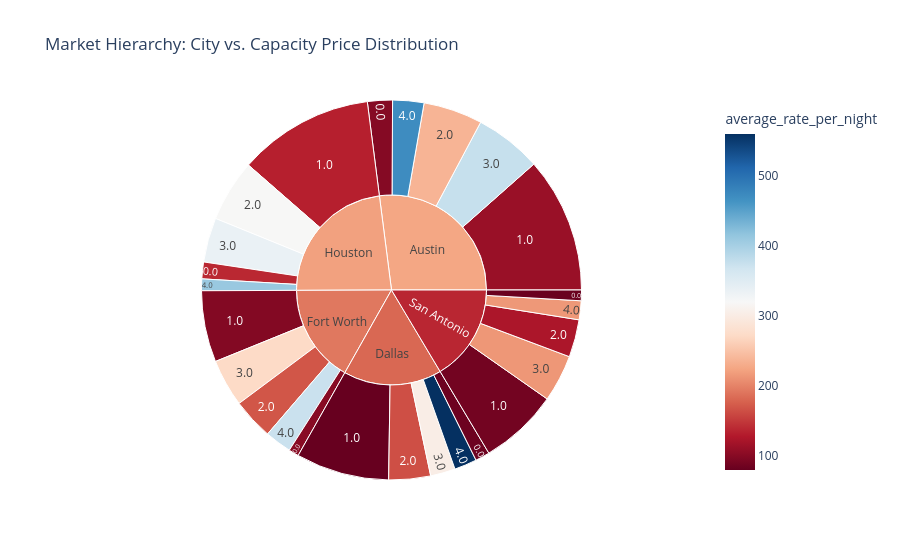

The cell this chart's notebook holds for it:
### Markdown cell above
Here is a shorter, punchier, and highly visual Markdown summary designed specifically to look great in a Jupyter Notebook cell:

***

### 📊 Market Maturity: Supply vs. Price Insights

The chart divides the market into distinct quadrants based on the **State Average Price** and **Median Supply**, revealing a strong contrast between major cities and vacation towns.

**🏖️ Premium & Vacation Markets** *(Top-Left)*
*   **Profile:** `< Median Supply` | `> State Avg Price`
*   **Key Cities:** Horseshoe Bay, Port Aransas, South Padre Island
*   **Insight:** High demand combined with extreme **scarcity** drives the highest average prices in the state ($250–$300+).

**🏙️ Major Metropolitan Areas** *(Bottom-Right)*
*   **Profile:** `> Median Supply` | `< State Avg Price`
*   **Key Cities:** Austin, Houston, Dallas, San Antonio
*   **Insight:** Highly mature markets. Massive inventory (1,000+ listings) creates fierce competition, which pushes the *average* price down below the state baseline.

**🎓 Mid-Tier & College Towns** *(Center-Top)*
*   **Profile:** `Moderate Supply` | `> State Avg Price`
*   **Key Cities:** College Station, Corpus Christi, Galveston
*   **Insight:** Strong localized demand sustains above-average pricing despite having a healthier, growing supply of inventory.

**🏡 Suburbs & Secondary Markets** *(Bottom-Left)*
*   **Profile:** `< Median Supply` | `< State Avg Price`
*   **Key Cities:** Plano, Katy, Denton, Arlington
*   **Insight:** Lower overall inventory without the premium "destination" demand, resulting in prices below the state average.

> 💡 **THE BOTTOM LINE:** 
> There is a clear inverse relationship at the extremes. **High-volume markets** (major cities) dilute average prices through heavy competition, while **low-volume niche markets** (coastal/resort towns) leverage scarcity to command premium pricing.

***

### Code cell
# Select top 5 cities and top 4 bedroom counts for a clean visual
top_cities = df_story['city'].value_counts().head(5).index
df_sun = df_story[(df_story['city'].isin(top_cities)) & (df_story['bedrooms_count'] <= 4)]

fig = px.sunburst(
    df_sun, 
    path=['city', 'bedrooms_count'], 
    values='average_rate_per_night',
    color='average_rate_per_night', 
    color_continuous_scale='RdBu',
    title="Market Hierarchy: City vs. Capacity Price Distribution"
)
fig.show()

### Figure 1 — Plotly figure (JSON) as saved in the notebook; plotly's stock layout.template omitted (floating-point values rounded to 4 significant figures)
{"data": [{"branchvalues": "total", "customdata": [[214.8], [133.1], [169.5], [98.11], [82.11], [87.77], [237.3], [112.4], [80.42], [124.2], [319.1], [138.8], [84.56], [214.1], [272.2], [336.4], [375.7], [470.5], [302.2], [165.1], [101.4], [99.73], [373.2], [410.3], [558.9], [137.8], [221.5], [192.5], [225.4], [181.5]], "domain": {"x": [0, 1], "y": [0, 1]}, "hovertemplate": "labels=%{label}<br>average_rate_per_night_sum=%{value}<br>parent=%{parent}<br>id=%{id}<br>average_rate_per_night=%{color}<extra></extra>", "ids": ["San Antonio/4.0", "Houston/1.0", "Fort Worth/2.0", "Fort Worth/1.0", "San Antonio/0.0", "San Antonio/1.0", "Austin/2.0", "Austin/1.0", "Dallas/1.0", "San Antonio/2.0", "Houston/2.0", "Houston/0.0", "Dallas/0.0", "San Antonio/3.0", "Fort Worth/3.0", "Houston/3.0", "Austin/3.0", "Austin/4.0", "Dallas/3.0", "Dallas/2.0", "Fort Worth/0.0", "Austin/0.0", "Fort Worth/4.0", "Houston/4.0", "Dallas/4.0", "San Antonio", "Houston", "Fort Worth", "Austin", "Dallas"], "labels": ["4.0", "1.0", "2.0", "1.0", "0.0", "1.0", "2.0", "1.0", "1.0", "2.0", "2.0", "0.0", "0.0", "3.0", "3.0", "3.0", "3.0", "4.0", "3.0", "2.0", "0.0", "0.0", "4.0", "4.0", "4.0", "San Antonio", "Houston", "Fort Worth", "Austin", "Dallas"], "marker": {"coloraxis": "coloraxis", "colors": [214.8, 133.1, 169.5, 98.11, 82.11, 87.77, 237.3, 112.4, 80.42, 124.2, 319.1, 138.8, 84.56, 214.1, 272.2, 336.4, 375.7, 470.5, 302.2, 165.1, 101.4, 99.73, 373.2, 410.3, 558.9, 137.8, 221.5, 192.5, 225.4, 181.5]}, "name": "", "parents": ["San Antonio", "Houston", "Fort Worth", "Fort Worth", "San Antonio", "San Antonio", "Austin", "Austin", "Dallas", "San Antonio", "Houston", "Houston", "Dallas", "San Antonio", "Fort Worth", "Houston", "Austin", "Austin", "Dallas", "Dallas", "Fort Worth", "Austin", "Fort Worth", "Houston", "Dallas", "", "", "", "", ""], "type": "sunburst", "values": [10340.0, 74270.0, 22550.0, 39090.0, 5824.0, 43220.0, 32330.0, 74160.0, 51050.0, 20570.0, 33960.0, 9183.0, 7878.0, 25800.0, 26030.0, 24340.0, 36670.0, 17110.0, 13580.0, 22830.0, 5563.0, 13660.0, 14620.0, 6401.0, 12340.0, 105700.0, 148200.0, 107900.0, 173900.0, 107700.0]}], "layout": {"coloraxis": {"colorbar": {"title": {"text": "average_rate_per_night"}}, "colorscale": [[0, "rgb(103,0,31)"], [0.1, "rgb(178,24,43)"], [0.2, "rgb(214,96,77)"], [0.3, "rgb(244,165,130)"], [0.4, "rgb(253,219,199)"], [0.5, "rgb(247,247,247)"], [0.6, "rgb(209,229,240)"], [0.7, "rgb(146,197,222)"], [0.8, "rgb(67,147,195)"], [0.9, "rgb(33,102,172)"], [1, "rgb(5,48,97)"]]}, "legend": {"tracegroupgap": 0}, "title": {"text": "Market Hierarchy: City vs. Capacity Price Distribution"}}}
